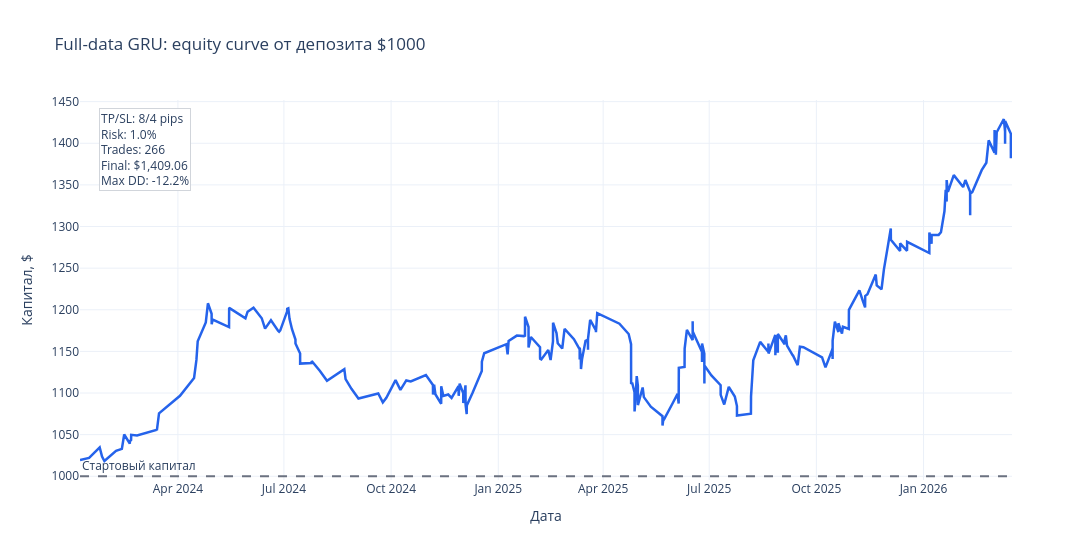

The code cell stored with this chart in its notebook:
### Code cell
entry_col = equity_curve.columns[0]

fig = go.Figure()
fig.add_trace(
    go.Scatter(
        x=equity_curve[entry_col],
        y=equity_curve["Equity"],
        mode="lines",
        name="Капитал",
        line={"color": "#2563eb", "width": 2.5},
    )
)
fig.add_hline(
    y=INITIAL_CAPITAL,
    line_dash="dash",
    line_color="#6b7280",
    annotation_text="Стартовый капитал",
    annotation_position="top left",
)

annotation = (
    f"TP/SL: {TP_THRESHOLD * 10000:.0f}/{SL_THRESHOLD * 10000:.0f} pips<br>"
    f"Risk: {RISK_PER_TRADE_PCT:.1f}%<br>"
    f"Trades: {metrics['Trades']}<br>"
    f"Final: ${metrics['Current Capital']:,.2f}<br>"
    f"Max DD: {metrics['max_drawdown'] * 100:.1f}%"
)
fig.add_annotation(
    xref="paper",
    yref="paper",
    x=0.02,
    y=0.98,
    text=annotation,
    showarrow=False,
    align="left",
    bgcolor="white",
    bordercolor="#d1d5db",
    borderwidth=1,
)
fig.update_layout(
    title="Full-data GRU: equity curve от депозита $1000",
    xaxis_title="Дата",
    yaxis_title="Капитал, $",
    template="plotly_white",
    width=1100,
    height=560,
)

output_path = PROJECT_ROOT / "Pictures" / "full_data_gru_equity_1000.html"
fig.write_html(output_path)
print(f"Интерактивный график сохранен: {output_path}")
fig.show()

### Figure 1 — Plotly figure (JSON) as saved in the notebook; plotly's stock layout.template omitted (floating-point values rounded to 4 significant figures; data arrays with more than 128 entries replaced by an {"elided": "..."} marker saying what was removed)
{"data": [{"line": {"color": "#2563eb", "width": 2.5}, "mode": "lines", "name": "Капитал", "type": "scatter", "x": {"elided": "266 str values"}, "y": {"elided": "266 float values"}}], "layout": {"annotations": [{"showarrow": false, "text": "Стартовый капитал", "x": 0, "xanchor": "left", "xref": "x domain", "y": 1000.0, "yanchor": "bottom", "yref": "y"}, {"align": "left", "bgcolor": "white", "bordercolor": "#d1d5db", "borderwidth": 1, "showarrow": false, "text": "TP/SL: 8/4 pips<br>Risk: 1.0%<br>Trades: 266<br>Final: $1,409.06<br>Max DD: -12.2%", "x": 0.02, "xref": "paper", "y": 0.98, "yref": "paper"}], "height": 560, "shapes": [{"line": {"color": "#6b7280", "dash": "dash"}, "type": "line", "x0": 0, "x1": 1, "xref": "x domain", "y0": 1000.0, "y1": 1000.0, "yref": "y"}], "title": {"text": "Full-data GRU: equity curve от депозита $1000"}, "width": 1100, "xaxis": {"title": {"text": "Дата"}}, "yaxis": {"title": {"text": "Капитал, $"}}}}
